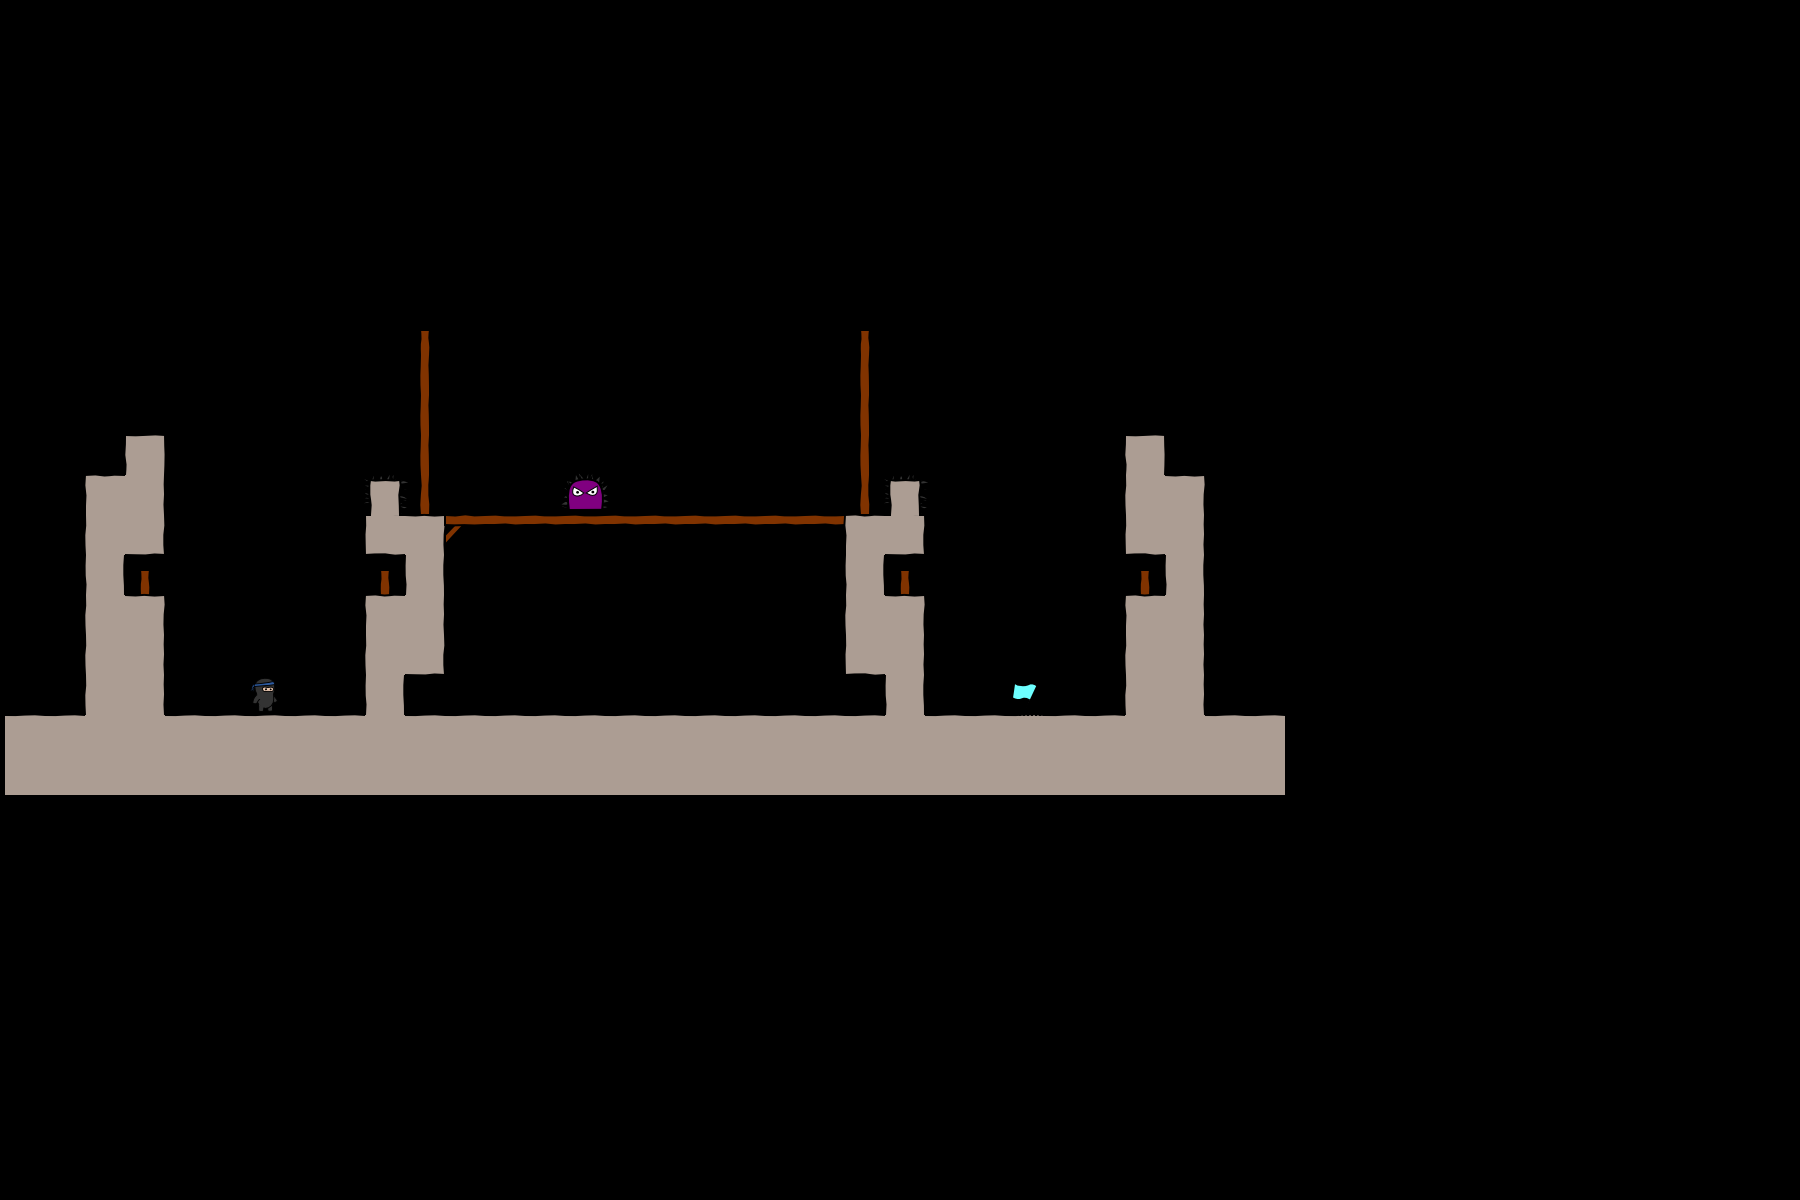

Rendered tile map (Tiled .tmx) drawn with the repository's tilesets; below, a short description and the full map source, tile grids included:
An orthogonal 45x30 tile map with 40x40 px tiles, 3 tile layers (bg, objects, fg), 2 tilesets.

<map version="1.0" orientation="orthogonal" width="45" height="30" tilewidth="40" tileheight="40">
 <tileset firstgid="1" name="world1" tilewidth="50" tileheight="50">
  <image source="world1.png" width="400" height="400" />
 </tileset>
 <tileset firstgid="65" name="objectpalette" tilewidth="50" tileheight="50">
  <image source="objectpalette.png" width="400" height="400" />
 </tileset>
 <layer name="bg" width="32" height="20">
  <data encoding="csv">  0,0,0,0,0,0,0,0,0,0,0,0,0,0,0,0,0,0,0,0,0,0,0,0,0,0,0,0,0,0,0,0,
  0,0,0,0,0,0,0,0,0,0,0,0,0,0,0,0,0,0,0,0,0,0,0,0,0,0,0,0,0,0,0,0,
  0,0,0,0,0,0,0,0,0,0,0,0,0,0,0,0,0,0,0,0,0,0,0,0,0,0,0,0,0,0,0,0,
  0,0,0,0,0,0,0,0,0,0,0,0,0,0,0,0,0,0,0,0,0,0,0,0,0,0,0,0,0,0,0,0,
  0,0,0,0,0,0,0,0,0,0,0,0,0,0,0,0,0,0,0,0,0,0,0,0,0,0,0,0,0,0,0,0,
  0,0,0,0,0,0,0,0,0,0,0,0,0,0,0,0,0,0,0,0,0,0,0,0,0,0,0,0,0,0,0,0,
  0,0,0,0,0,0,0,0,0,0,0,0,0,0,0,0,0,0,0,0,0,0,0,0,0,0,0,0,0,0,0,0,
  0,0,0,0,0,0,0,0,0,0,0,0,0,0,0,0,0,0,0,0,0,0,0,0,0,0,0,0,0,0,0,0,
  0,0,0,0,0,0,0,0,0,0,41,0,0,0,0,0,0,0,0,0,0,41,0,0,0,0,0,0,0,0,0,0,
  0,0,0,0,0,0,0,0,0,0,49,0,0,0,0,0,0,0,0,0,0,49,0,0,0,0,0,0,0,0,0,0,
  0,0,0,0,0,0,0,0,0,0,49,0,0,0,0,0,0,0,0,0,0,49,0,0,0,0,0,0,0,0,0,0,
  0,0,0,12,0,0,0,0,0,0,49,0,0,0,0,0,0,0,0,0,0,49,0,0,0,0,0,0,12,0,0,0,
  0,0,9,19,0,0,0,0,0,0,57,0,0,0,0,0,0,0,0,0,0,57,0,0,0,0,0,0,17,11,0,0,
  0,0,17,27,0,0,0,0,0,25,11,6,7,7,7,7,7,7,7,7,7,9,27,0,0,0,0,0,25,19,0,0,
  0,0,20,41,0,0,0,0,0,41,20,0,0,0,0,0,0,0,0,0,0,20,41,0,0,0,0,0,41,20,0,0,
  0,0,17,11,0,0,0,0,0,9,19,0,0,0,0,0,0,0,0,0,0,17,11,0,0,0,0,0,9,19,0,0,
  0,0,17,19,0,0,0,0,0,17,27,0,0,0,0,0,0,0,0,0,0,25,19,0,0,0,0,0,17,19,0,0,
  0,0,17,19,0,0,0,0,0,20,0,0,0,0,0,0,0,0,0,0,0,0,20,0,0,0,0,0,17,19,0,0,
  10,10,18,18,10,10,10,10,10,18,10,10,10,10,10,10,10,10,10,10,10,10,18,10,10,10,10,10,18,18,10,10,
  18,18,18,18,18,18,18,18,18,18,18,18,18,18,18,18,18,18,18,18,18,18,18,18,18,18,18,18,18,18,18,18
</data>
 </layer>
 <layer name="objects" width="32" height="20">
  <data encoding="csv">
  0,0,0,0,0,0,0,0,0,0,0,0,0,0,0,0,0,0,0,0,0,0,0,0,0,0,0,0,0,0,0,0,
  0,0,0,0,0,0,0,0,0,0,0,0,0,0,0,0,0,0,0,0,0,0,0,0,0,0,0,0,0,0,0,0,
  0,0,0,0,0,0,0,0,0,0,0,0,0,0,0,0,0,0,0,0,0,0,0,0,0,0,0,0,0,0,0,0,
  0,0,0,0,0,0,0,0,0,0,0,0,0,0,0,0,0,0,0,0,0,0,0,0,0,0,0,0,0,0,0,0,
  0,0,0,0,0,0,0,0,0,0,0,0,0,0,0,0,0,0,0,0,0,0,0,0,0,0,0,0,0,0,0,0,
  0,0,0,0,0,0,0,0,0,0,0,0,0,0,0,0,0,0,0,0,0,0,0,0,0,0,0,0,0,0,0,0,
  0,0,0,0,0,0,0,0,0,0,0,0,0,0,0,0,0,0,0,0,0,0,0,0,0,0,0,0,0,0,0,0,
  0,0,0,0,0,0,0,0,0,0,0,0,0,0,0,0,0,0,0,0,0,0,0,0,0,0,0,0,0,0,0,0,
  0,0,0,0,0,0,0,0,0,0,0,0,0,0,0,0,0,0,0,0,0,0,0,0,0,0,0,0,0,0,0,0,
  0,0,0,0,0,0,0,0,0,0,0,0,0,0,0,0,0,0,0,0,0,0,0,0,0,0,0,0,0,0,0,0,
  0,0,0,0,0,0,0,0,0,0,0,0,0,0,0,0,0,0,0,0,0,0,0,0,0,0,0,0,0,0,0,0,
  0,0,0,0,0,0,0,0,0,0,0,0,0,0,0,0,0,0,0,0,0,0,0,0,0,0,0,0,0,0,0,0,
  0,0,0,0,0,0,0,0,0,108,0,0,0,0,73,0,0,0,0,0,0,0,108,0,0,0,0,0,0,0,0,0,
  0,0,0,0,0,0,0,0,0,0,0,0,0,0,0,0,0,0,0,0,0,0,0,0,0,0,0,0,0,0,0,0,
  0,0,0,0,0,0,0,0,0,0,0,0,0,0,0,0,0,0,0,0,0,0,0,0,0,0,0,0,0,0,0,0,
  0,0,0,0,0,0,0,0,0,0,0,0,0,0,0,0,0,0,0,0,0,0,0,0,0,0,0,0,0,0,0,0,
  0,0,0,0,0,0,0,0,0,0,0,0,0,0,0,0,0,0,0,0,0,0,0,0,0,0,0,0,0,0,0,0,
  0,0,0,0,0,0,65,0,0,0,0,0,0,0,0,0,0,0,0,0,0,0,0,0,0,66,0,0,0,0,0,0,
  0,0,0,0,0,0,0,0,0,0,0,0,0,0,0,0,0,0,0,0,0,0,0,0,0,0,0,0,0,0,0,0,
  0,0,0,0,0,0,0,0,0,0,0,0,0,0,0,0,0,0,0,0,0,0,0,0,0,0,0,0,0,0,0,0
</data>
 </layer>
 <layer name="fg" width="32" height="20">
  <data encoding="csv">
  0,0,0,0,0,0,0,0,0,0,0,0,0,0,0,0,0,0,0,0,0,0,0,0,0,0,0,0,0,0,0,0,
  0,0,0,0,0,0,0,0,0,0,0,0,0,0,0,0,0,0,0,0,0,0,0,0,0,0,0,0,0,0,0,0,
  0,0,0,0,0,0,0,0,0,0,0,0,0,0,0,0,0,0,0,0,0,0,0,0,0,0,0,0,0,0,0,0,
  0,0,0,0,0,0,0,0,0,0,0,0,0,0,0,0,0,0,0,0,0,0,0,0,0,0,0,0,0,0,0,0,
  0,0,0,0,0,0,0,0,0,0,0,0,0,0,0,0,0,0,0,0,0,0,0,0,0,0,0,0,0,0,0,0,
  0,0,0,0,0,0,0,0,0,0,0,0,0,0,0,0,0,0,0,0,0,0,0,0,0,0,0,0,0,0,0,0,
  0,0,0,0,0,0,0,0,0,0,0,0,0,0,0,0,0,0,0,0,0,0,0,0,0,0,0,0,0,0,0,0,
  0,0,0,0,0,0,0,0,0,0,0,0,0,0,0,0,0,0,0,0,0,0,0,0,0,0,0,0,0,0,0,0,
  0,0,0,0,0,0,0,0,0,0,0,0,0,0,0,0,0,0,0,0,0,0,0,0,0,0,0,0,0,0,0,0,
  0,0,0,0,0,0,0,0,0,0,0,0,0,0,0,0,0,0,0,0,0,0,0,0,0,0,0,0,0,0,0,0,
  0,0,0,0,0,0,0,0,0,0,0,0,0,0,0,0,0,0,0,0,0,0,0,0,0,0,0,0,0,0,0,0,
  0,0,0,0,0,0,0,0,0,0,0,0,0,0,0,0,0,0,0,0,0,0,0,0,0,0,0,0,0,0,0,0,
  0,0,0,0,0,0,0,0,0,0,0,0,0,0,0,0,0,0,0,0,0,0,0,0,0,0,0,0,0,0,0,0,
  0,0,0,0,0,0,0,0,0,0,0,0,0,0,0,0,0,0,0,0,0,0,0,0,0,0,0,0,0,0,0,0,
  0,0,0,0,0,0,0,0,0,0,0,0,0,0,0,0,0,0,0,0,0,0,0,0,0,0,0,0,0,0,0,0,
  0,0,0,0,0,0,0,0,0,0,0,0,0,0,0,0,0,0,0,0,0,0,0,0,0,0,0,0,0,0,0,0,
  0,0,0,0,0,0,0,0,0,0,0,0,0,0,0,0,0,0,0,0,0,0,0,0,0,0,0,0,0,0,0,0,
  0,0,0,0,0,0,0,0,0,0,0,0,0,0,0,0,0,0,0,0,0,0,0,0,0,0,0,0,0,0,0,0,
  0,0,0,0,0,0,0,0,0,0,0,0,0,0,0,0,0,0,0,0,0,0,0,0,0,0,0,0,0,0,0,0,
  0,0,0,0,0,0,0,0,0,0,0,0,0,0,0,0,0,0,0,0,0,0,0,0,0,0,0,0,0,0,0,0
</data>
 </layer>
</map>
